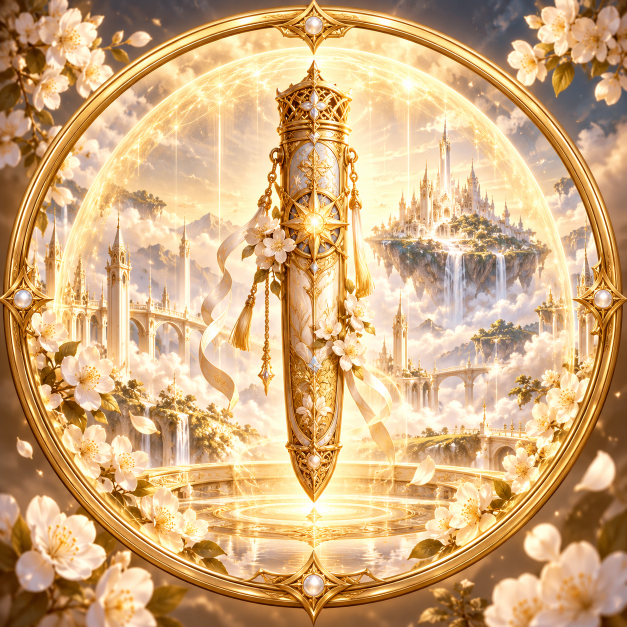
#> input picture SCIE-Port/docs/assets/excalibur-v2/avalon-original.png, 1254 x 1254 px (shown at 1/2 size)
$ python Prepare-AvalonIcon.py
#> lines starting #> are read from the running program, lines starting #| are printed output that depends on the picture; after the words box and inside, x2 and y2 are one past the last pixel; in counts of white or black regions, pixels touching at a corner belong together
"""Preserve the image_gen original; resize and circular-mask only. Never changes skill 1 art."""
from pathlib import Path
from PIL import Image, ImageDraw
import shutil,hashlib,json,sys
root=Path(__file__).resolve().parents[1];folder=root/'docs/assets/excalibur-v2';folder.mkdir(parents=True,exist_ok=True)
source=folder/'avalon-original.png'
if len(sys.argv)>1:shutil.copy2(sys.argv[1],source)
im=Image.open(source).convert('RGBA').resize((256,256),Image.Resampling.LANCZOS)
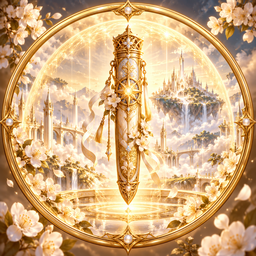
#> im: PIL image 256x256 RGBA; mean R, G, B, A 209, 171.4, 125.5, 255
mask=Image.new('L',(1024,1024));ImageDraw.Draw(mask).ellipse((8,8,1016,1016),fill=255);im.putalpha(mask.resize((256,256),Image.Resampling.LANCZOS))
#> after `mask = Image.new('L', (1024, 1024))`: mask: PIL image 1024x1024 L; every value is 0
#> after `ImageDraw.Draw(mask).ellipse((8, 8, 1016, 1016), fill=255)`:
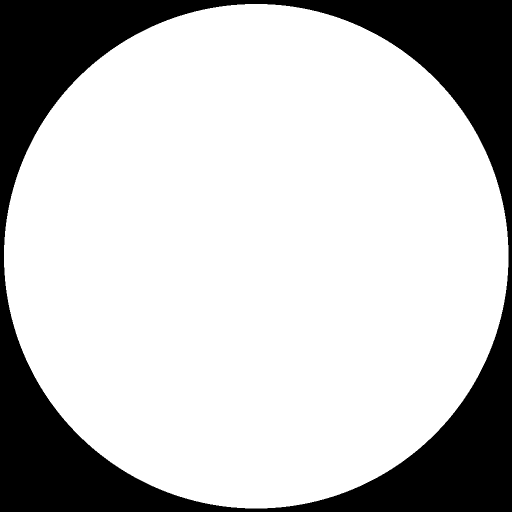
#> mask: PIL image 1024x1024 L (shown at 1/2 size); 76.2% white; 1 black region, box (x1, y1, x2, y2) and area: (0, 0, 1024, 1024) 249119
#> after `im.putalpha(mask.resize((256, 256), Image.Resampling.LANCZOS))`:
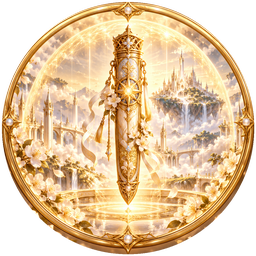
#> im: PIL image 256x256 RGBA; mean R, G, B, A 209, 171.4, 125.5, 194.4; transparent parts drawn white
asset=root/'src/SCIEPort/Assets/Textures/ExcaliburAvalon.png';im.save(asset)
#> (the run stopped early here; a loop or call above may not have finished)
